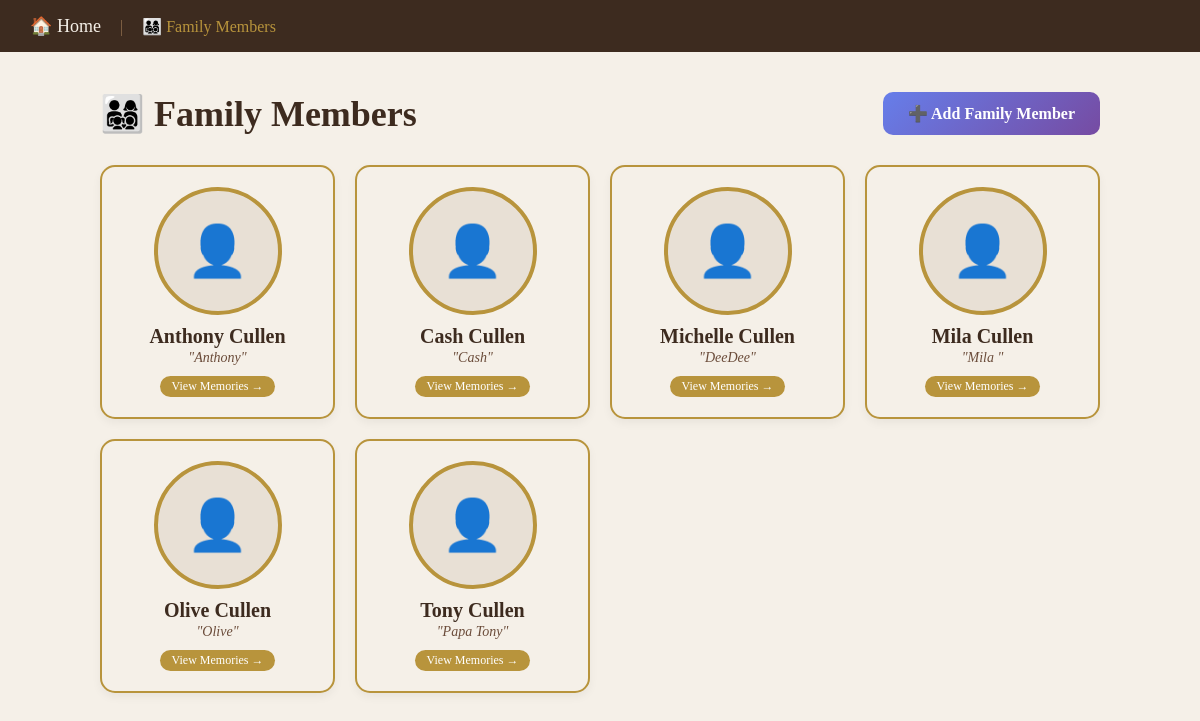
The app's page /family-members with its own data.
### tables this page shows
CREATE TABLE family_members (
            id INTEGER PRIMARY KEY AUTOINCREMENT,
            family_id INTEGER NOT NULL,
            name TEXT NOT NULL,
            nickname TEXT,
            birth_date TEXT,
            photo TEXT,
            bio TEXT,
            created_at TIMESTAMP DEFAULT CURRENT_TIMESTAMP, email TEXT,
            FOREIGN KEY(family_id) REFERENCES families(id)
        );

### app.py (the view)
@app.route("/family-members")
def family_members():
    conn = get_db_connection()
    members = conn.execute("SELECT * FROM family_members ORDER BY name").fetchall()
    conn.close()
    return render_template("family_members.html", members=members)

### app.py (called while the page is built)
def get_db_connection():
    conn = sqlite3.connect(DB_NAME)
    conn.row_factory = sqlite3.Row
    return conn

@app.context_processor
def inject_user():
    return dict(current_user=current_user)

### templates/family_members.html (shortened to what this page needs)
<!DOCTYPE html>
<html lang="en">
<head>
</head>
<body>
<div class="nav">
    <div>
        <a href="/">🏠 Home</a>
        <span style="margin: 0 15px; color: #8b6b4a;">|</span>
        <span style="color: #b8943c;">👨‍👩‍👧‍👦 Family Members</span>
    </div>
</div>
<div class="container">
    <div class="header">
        <h1>👨‍👩‍👧‍👦 Family Members</h1>
        <a href="/add-family-member" class="btn-add">➕ Add Family Member</a>
    </div>
    {% if members %}
    <div class="member-grid">
        {% for member in members %}
        <a href="/family-member/{{ member.id }}" class="member-card">
            {% if member.photo %}
            <img src="/static/uploads/{{ member.photo }}" alt="{{ member.name }}" class="avatar">
            {% else %}
            <div class="avatar-placeholder">👤</div>
            {% endif %}
            <h3 class="name">{{ member.name }}</h3>
            {% if member.nickname %}
            <p class="nickname">"{{ member.nickname }}"</p>
            {% endif %}
            <span class="view-link">View Memories →</span>
        </a>
        {% endfor %}
    </div>
    {% endif %}
</div>
</body>
</html>

### templates/family_members.html (style rules this page uses)
body { font-family: 'Georgia', serif; background-color: #f5f0e8; color: #3d2b1f; margin: 0; padding: 0; }
.container { max-width: 1000px; margin: 40px auto; padding: 0 20px; }
.nav { background: #3d2b1f; padding: 15px 30px; color: white; display: flex; justify-content: space-between; align-items: center; flex-wrap: wrap; }
.nav a { color: #f5f0e8; text-decoration: none; font-size: 18px; }
.header { display: flex; justify-content: space-between; align-items: center; flex-wrap: wrap; margin-bottom: 30px; }
.header h1 { color: #3d2b1f; font-size: 36px; margin: 0; }
.btn-add { background: linear-gradient(135deg, #667eea 0%, #764ba2 100%); color: white; padding: 12px 25px; text-decoration: none; border-radius: 10px; font-size: 16px; font-weight: bold; display: inline-block; }
.member-grid { display: grid; grid-template-columns: repeat(auto-fill, minmax(200px, 1fr)); gap: 20px; }
.member-card { background: #f5f0e8; border-radius: 15px; border: 2px solid #b8943c; padding: 20px; text-align: center; text-decoration: none; transition: all 0.3s; box-shadow: 0 4px 10px rgba(0,0,0,0.05); display: block; }
.member-card .avatar-placeholder { width: 120px; height: 120px; border-radius: 50%; background: #e8e0d5; display: flex; align-items: center; justify-content: center; margin: 0 auto 10px auto; border: 4px solid #b8943c; font-size: 50px; color: #8b6b4a; }
.member-card .name { color: #3d2b1f; margin: 5px 0 0 0; font-size: 20px; }
.member-card .nickname { color: #6b4c3a; margin: 2px 0 0 0; font-size: 14px; font-style: italic; }
.member-card .view-link { margin-top: 10px; display: inline-block; background: #b8943c; color: white; padding: 3px 12px; border-radius: 12px; font-size: 12px; }

### records on screen
family_members: name "Anthony Cullen", nickname "Anthony"
family_members: name "Cash Cullen", nickname "Cash"
family_members: name "Michelle Cullen", nickname "DeeDee"
family_members: name "Mila Cullen", nickname "Mila"
family_members: name "Olive Cullen", nickname "Olive"
family_members: name "Tony Cullen", nickname "Papa Tony"
